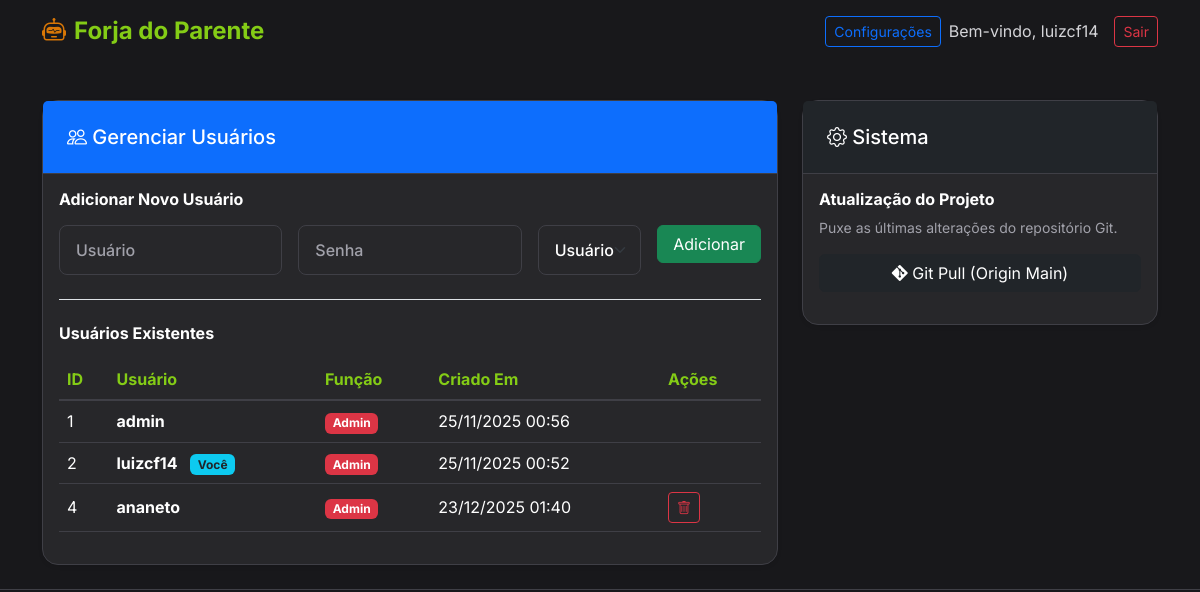
The page /settings (signed in) on the database its author committed.
### tables this page shows
CREATE TABLE users (
            id INTEGER PRIMARY KEY AUTOINCREMENT,
            username TEXT UNIQUE NOT NULL,
            password TEXT NOT NULL,
            role TEXT DEFAULT 'user',
            created_at DATETIME DEFAULT CURRENT_TIMESTAMP
        );

### app/Controllers/SettingsController.php (called while the page is built, shortened)
<?php
require_once __DIR__ . '/../Core/Database.php';
class SettingsController extends Controller
{
    private $db;
    public function __construct()
    {
        $this->db = new Database();
    }
    public function index()
    {
        $message = '';
        $error = '';
        $gitOutput = '';
        $users = $this->db->getAllUsers();
        $this->view('settings/index', [
            'users' => $users,
            'message' => $message,
            'error' => $error,
            'gitOutput' => $gitOutput
        ]);
    }
}

### public/index.php (called while the page is built, shortened)
<?php
$router = new Router();
$router->get('/', 'HomeController@index');
$router->post('/', 'HomeController@index');
$router->get('/agents/create', 'AgentController@create');
$router->post('/agents/store', 'AgentController@store');
$router->get('/agents/edit', 'AgentController@edit');
$router->post('/agents/update', 'AgentController@update');
$router->post('/agents/delete', 'AgentController@delete');
$router->post('/agents/delete-file', 'AgentController@deleteFile');
$router->get('/agents/download', 'AgentController@download');
$router->get('/agents/test', 'TestController@index');
$router->post('/api/chat', 'TestController@chat');
$router->post('/api/optimize', 'AgentController@optimize');
$router->get('/settings', 'SettingsController@index');
$router->post('/settings', 'SettingsController@index');
$uri = $_SERVER['REQUEST_URI'];
$method = $_SERVER['REQUEST_METHOD'];
$uri = parse_url($uri, PHP_URL_PATH);
$router->dispatch($uri, $method);

### app/Core/Database.php (called while the page is built, shortened)
<?php
class Database
{
    private $pdo;
    public function __construct()
    {
        try {
            $dbFile = __DIR__ . '/../../database.sqlite';
            $this->pdo = new PDO('sqlite:' . $dbFile);
            $this->pdo->setAttribute(PDO::ATTR_ERRMODE, PDO::ERRMODE_EXCEPTION);
            $this->initDb();
        } catch (PDOException $e) {
            die("Database connection failed: " . $e->getMessage());
        }
    }
    private function initDb()
    {
        $this->pdo->exec("CREATE TABLE IF NOT EXISTS users (
            id INTEGER PRIMARY KEY AUTOINCREMENT,
            username TEXT UNIQUE NOT NULL,
            password TEXT NOT NULL,
            role TEXT DEFAULT 'user',
            created_at DATETIME DEFAULT CURRENT_TIMESTAMP
        )");
        $this->pdo->exec("CREATE TABLE IF NOT EXISTS agents (
            id INTEGER PRIMARY KEY AUTOINCREMENT,
            user_id INTEGER,
            subject TEXT,
            type TEXT,
            behaviour TEXT,
            details TEXT,
            knowledge_base TEXT,
            status TEXT DEFAULT 'development',
            created_at DATETIME DEFAULT CURRENT_TIMESTAMP,
            FOREIGN KEY (user_id) REFERENCES users(id)
        )");
        $this->pdo->exec("CREATE TABLE IF NOT EXISTS agent_documents (
            id INTEGER PRIMARY KEY AUTOINCREMENT,
            agent_id INTEGER NOT NULL,
            filename TEXT NOT NULL,
            created_at DATETIME DEFAULT CURRENT_TIMESTAMP,
            FOREIGN KEY (agent_id) REFERENCES agents(id) ON DELETE CASCADE
        )");
        $stmt = $this->pdo->prepare("SELECT COUNT(*) FROM users WHERE username = 'admin'");
        $stmt->execute();
    }
    public function getAllUsers()
    {
        $stmt = $this->pdo->query("SELECT * FROM users ORDER BY id ASC");
        return $stmt->fetchAll(PDO::FETCH_ASSOC);
    }
}

### app/Views/settings/index.php (the view, shortened to what this page needs)
<div class="row">
    <div class="col-md-8">
        <div class="card shadow-sm mb-4">
            <div class="card-header bg-primary text-white">
                <h5 class="mb-0"><i class="bi bi-people"></i> Gerenciar Usuários</h5>
            </div>
            <div class="card-body">
                <div class="mb-4 border-bottom pb-4">
                    <h6 class="fw-bold mb-3">Adicionar Novo Usuário</h6>
                    <form method="POST" class="row g-3">
                        <div class="col-md-4">
                            <input type="text" name="username" class="form-control" placeholder="Usuário" required>
                        </div>
                        <div class="col-md-4">
                            <input type="password" name="password" class="form-control" placeholder="Senha" required>
                        </div>
                        <div class="col-md-2">
                            <select name="role" class="form-select">
                                <option value="user">Usuário</option>
                            </select>
                        </div>
                        <div class="col-md-2">
                            <button type="submit" name="create_user" class="btn btn-success w-100">Adicionar</button>
                        </div>
                    </form>
                </div>
                <h6 class="fw-bold mb-3">Usuários Existentes</h6>
                <div class="table-responsive">
                    <table class="table table-hover align-middle">
                        <thead class="table-light">
                            <tr>
                                <th>ID</th>
                                <th>Usuário</th>
                                <th>Função</th>
                                <th>Criado Em</th>
                                <th>Ações</th>
                            </tr>
                        </thead>
                        <tbody>
                            <?php foreach ($users as $user): ?>
                                <tr>
                                    <td><?= $user['id'] ?></td>
                                    <td>
                                        <span class="fw-bold"><?= htmlspecialchars($user['username']) ?></span>
                                        <?php if ($user['username'] === $_SESSION['user']): ?>
                                            <span class="badge bg-info text-dark ms-2">Você</span>
                                        <?php endif; ?>
                                    </td>
                                    <td>
                                        <span class="badge bg-<?= $user['role'] === 'admin' ? 'danger' : 'secondary' ?>">
                                            <?= ucfirst($user['role']) ?>
                                        </span>
                                    </td>
                                    <td><?= date('d/m/Y H:i', strtotime($user['created_at'])) ?></td>
                                    <td>
                                        <?php if ($user['username'] !== 'admin' && $user['username'] !== $_SESSION['user']): ?>
                                            <a href="?delete=<?= $user['id'] ?>" class="btn btn-sm btn-outline-danger"
                                                onclick="return confirm('Tem certeza que deseja excluir este usuário?')">
                                                <i class="bi bi-trash"></i>
                                            </a>
                                        <?php endif; ?>
                                    </td>
                                </tr>
                            <?php endforeach; ?>
                        </tbody>
                    </table>
                </div>
            </div>
        </div>
    </div>
    <div class="col-md-4">
        <div class="card shadow-sm mb-4">
            <div class="card-header bg-dark text-white">
                <h5 class="mb-0"><i class="bi bi-gear"></i> Sistema</h5>
            </div>
            <div class="card-body">
                <h6 class="fw-bold">Atualização do Projeto</h6>
                <p class="text-muted small">Puxe as últimas alterações do repositório Git.</p>
                <form method="POST">
                    <button type="submit" name="git_pull" class="btn btn-dark w-100 mb-3">
                        <i class="bi bi-git"></i> Git Pull (Origin Main)
                    </button>
                </form>
            </div>
        </div>
    </div>
</div>
<?php
require __DIR__ . '/../layouts/main.php';
?>

### public/assets/css/style.css (style rules this page uses)
:root { --primary-color: #84cc16; --primary-hover: #65a30d; --secondary-color: #d97706; --bg-color: #18181b; --card-bg: #27272a; --border-color: #3f3f46; --text-color: #ffffff; --text-muted: #d4d4d8; --accent-gradient: linear-gradient(135deg, #84cc16 0%, #a3e635 100%); --indigenous-pattern: repeating-linear-gradient(45deg, rgba(132, 204, 22, 0.03) 0px, rgba(132, 204, 22, 0.03) 2px, transparent 2px, transparent 10px); }
body { font-family: 'Inter', sans-serif; background-color: var(--bg-color); color: var(--text-color); border-bottom: 1px solid var(--border-color); }
.card { border: 1px solid var(--border-color); border-radius: 16px; background: var(--card-bg); box-shadow: 0 4px 6px -1px rgba(0, 0, 0, 0.3); transition: all 0.3s ease; }
.card-header { background: transparent; border-bottom: 1px solid var(--border-color); padding: 1.5rem; }
.form-control, .form-select { background-color: #27272a; border: 1px solid var(--border-color); color: #ffffff; font-weight: 500; border-radius: 8px; padding: 0.75rem 1rem; }
.form-control::placeholder { color: #a1a1aa; }
body, p, h1, h2, h3, h4, h5, h6, span, div, li, td, th, label, input, textarea, select, .card-body, .modal-body { color: var(--text-color); }
a { color: var(--primary-color); text-decoration: none; }
.text-muted { color: #d4d4d8 !important; }
small, .small { color: #a1a1aa !important; }
.table { --bs-table-bg: transparent; --bs-table-color: var(--text-color); --bs-table-border-color: var(--border-color); color: var(--text-color); border-color: var(--border-color); }
.table > :not(caption) > * > * { background-color: transparent; border-bottom-color: var(--border-color); color: var(--text-color); }
.table thead th { border-bottom: 2px solid var(--border-color); color: var(--primary-color); }

### rows shown on the page
users: id "1", username "admin", role "Admin", created_at "25/11/2025 00:56"
users: id "2", username "luizcf14", shows "Você", role "Admin", created_at "25/11/2025 00:52"
users: id "4", username "ananeto", role "Admin", created_at "23/12/2025 01:40"

### other values the page prints
$_SESSION['user'] "luizcf14"
